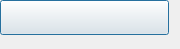
<?xml version="1.0" encoding="UTF-8"?>
<ui version="4.0">
 <class>Dialog</class>
 <widget class="QDialog" name="Dialog">
  <property name="geometry">
   <rect>
    <x>0</x>
    <y>0</y>
    <width>180</width>
    <height>49</height>
   </rect>
  </property>
  <property name="windowTitle">
   <string>Dialog</string>
  </property>
  <widget class="QPushButton" name="btnStart">
   <property name="geometry">
    <rect>
     <x>0</x>
     <y>0</y>
     <width>169</width>
     <height>35</height>
    </rect>
   </property>
   <property name="minimumSize">
    <size>
     <width>169</width>
     <height>35</height>
    </size>
   </property>
   <property name="styleSheet">
    <string notr="true">#btnStart
{
border-image: url(:/image/图片13.png);
}
#btnStart:pressed
{
border-image: url(:/image/图片7.png);
}
</string>
   </property>
   <property name="text">
    <string/>
   </property>
  </widget>
 </widget>
 <resources/>
 <connections/>
</ui>
